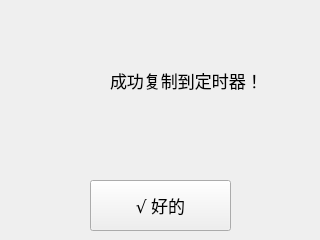
<?xml version="1.0" encoding="UTF-8"?>
<ui version="4.0">
 <class>CopySuccessfulDialog</class>
 <widget class="QWidget" name="CopySuccessfulDialog">
  <property name="geometry">
   <rect>
    <x>0</x>
    <y>0</y>
    <width>320</width>
    <height>240</height>
   </rect>
  </property>
  <property name="windowTitle">
   <string>Form</string>
  </property>
  <widget class="QLabel" name="label">
   <property name="geometry">
    <rect>
     <x>110</x>
     <y>10</y>
     <width>201</width>
     <height>141</height>
    </rect>
   </property>
   <property name="font">
    <font>
     <family>Arial Unicode MS</family>
     <pointsize>13</pointsize>
    </font>
   </property>
   <property name="text">
    <string>成功复制到定时器！</string>
   </property>
   <property name="wordWrap">
    <bool>true</bool>
   </property>
  </widget>
  <widget class="QWidget" name="widget" native="true">
   <property name="geometry">
    <rect>
     <x>10</x>
     <y>50</y>
     <width>71</width>
     <height>71</height>
    </rect>
   </property>
   <property name="styleSheet">
    <string notr="true">border-image: url(:/info.png);</string>
   </property>
  </widget>
  <widget class="QPushButton" name="pushButton">
   <property name="geometry">
    <rect>
     <x>90</x>
     <y>180</y>
     <width>141</width>
     <height>51</height>
    </rect>
   </property>
   <property name="font">
    <font>
     <family>Arial Unicode MS</family>
     <pointsize>13</pointsize>
    </font>
   </property>
   <property name="text">
    <string>√ 好的</string>
   </property>
  </widget>
 </widget>
 <resources/>
 <connections>
  <connection>
   <sender>pushButton</sender>
   <signal>clicked()</signal>
   <receiver>CopySuccessfulDialog</receiver>
   <slot>close()</slot>
   <hints>
    <hint type="sourcelabel">
     <x>160</x>
     <y>205</y>
    </hint>
    <hint type="destinationlabel">
     <x>159</x>
     <y>119</y>
    </hint>
   </hints>
  </connection>
 </connections>
</ui>
